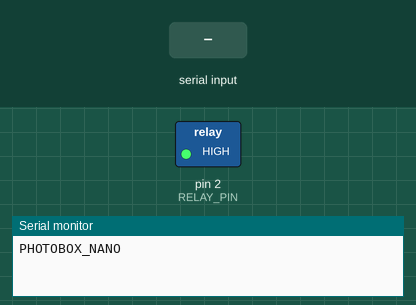
Bench run of a sketch on a simulated Arduino Uno, built with avr-gcc and run on an emulated ATmega328P. Parts: switched loads named in the sketch (green lamp = pin HIGH), the last lines printed to the serial monitor. The inputs (shaded band) are chosen by the test bench.

Above: at 2.2 s.
2.3 s: "RELAY ON\n" received over Serial
At 2.6 s:
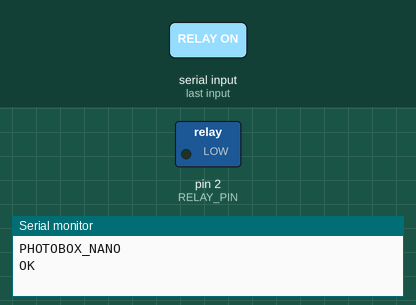
3.8 s: "RELAY OFF\n" received over Serial
At 5.0 s:
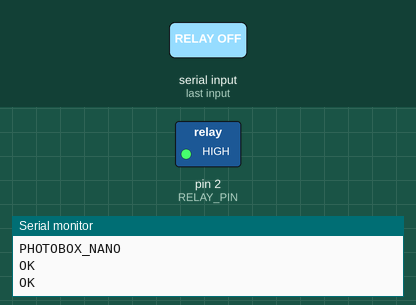
Timing chart, 0 to 6.8 s (numbered marks = the images above; inputs shaded):
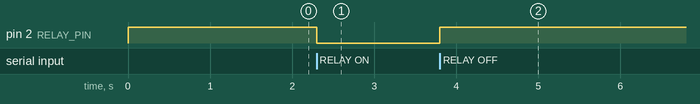

Measured:
- after the input at 2.3 s, pin 2 (RELAY_PIN): HIGH → LOW at once
- after the input at 3.8 s, pin 2 (RELAY_PIN): LOW → HIGH at once

The sketch:

FotoboxRelais.ino
```cpp
const byte RELAY_PIN = 2;

void setup()
{
    pinMode(RELAY_PIN, OUTPUT);
    digitalWrite(RELAY_PIN, HIGH);

    Serial.begin(115200);
    delay(1000);
    Serial.println("PHOTOBOX_NANO");
}

void loop()
{
    if (Serial.available())
    {
        String cmd = Serial.readStringUntil('\n');
        cmd.trim();

        if (cmd == "RELAY ON")
        {
            digitalWrite(RELAY_PIN, LOW);
            Serial.println("OK");
        }
        else if (cmd == "RELAY OFF")
        {
            digitalWrite(RELAY_PIN, HIGH);
            Serial.println("OK");
        }
        else if (cmd == "PING")
        {
            Serial.println("PHOTOBOX_NANO");
        }
    }
}
```
